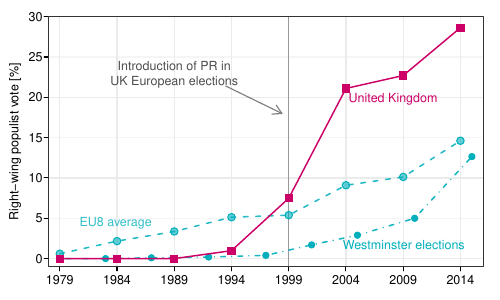

The R source for this figure:

library(readstata13)

source("functionDefs.R")

load("scm_est.Rdata")

dat <- read.dta13("CountryEPData.dta", convert.factors=F)
dat <- subset(dat, subset=dat$ccode %nin% c(5,9,12))
dat <- subset(dat, subset=dat$ep_election!=2019)

x <- seq(1979, 2014, 5)
y1 <- res[[1]]$data.treat$rr_votes
yeu8 <- aggregate(dat$rr_votes, list(dat$ep_election), mean, na.rm=T)$x

wm <- read.csv("westminster.csv")[, c("year", "westminster_vote")]
wm <- wm[wm$year <= 2015, ]


gaps <- res[[1]]$gaps$rr_votes


mtext_adj <- 0.9


pdf(file='IntroPlot.pdf', width = 5, height = 3, pointsize = 10)

par(mar=c(2, 2.9, 1, 1))
plot(x=x, y=y1, axes=F, xlab="", ylab="", type="n",
   ylim=c(-1, 30), yaxs="i", 
   xlim=c(x[1]-1, 2016), xaxs="i")

# abline(v=x, col="gray90", lty=1, lwd=1.1)

for (i in seq(0,30,5)){
   segments(x0=1978, y0=i, x1=2016, y1=i, 
      col="gray96", lty=1, lwd=1.1)
}
for (i in seq(0,30,10)){
   segments(x0=1978, y0=i, x1=2016, y1=i, 
      col="gray92", lty=1, lwd=1.1)
}
for(i in x){
   segments(x0=i, y0=-1, x1=i, y1=30,
      col="gray92", lty=1, lwd=1.1)
}



par(mgp=c(0, 0.25, 0))
axis(1, at=x, labels=x, tcl=-0.25, cex.axis=mtext_adj)
# Westminster elections axis
# axis(3, at = wm$year, cex.axis = 0.7, lwd = 0.8, tcl = -0.2, 
#    col.axis = "#00AFBB", col ="#00AFBB")

par(mgp=c(0, 0.35, 0))
axis(2, las=2, tcl=-0.25, cex.axis=mtext_adj)
mtext("Right-wing populist vote [%]", 2, line=1.6, cex=mtext_adj)


segments(1999, -1, 1999, 30, col="gray60", lwd=1.3)
text(1989, 23, "Introduction of PR in\nUK European elections", col="gray30", cex=0.9)
arrows(x0=1993.5, y0=21.4, x1=1998.4, y1=18, col="gray50", lwd=1.1, length=0.1)

box(lwd = 0.9, col = "gray20")

lines(x=x, y=yeu8, lwd=1.5, col="#00aebbd7", lty = 2)
points(x=x, y=yeu8, cex=1.2, pch=21, col="#00AFBB", bg="#00aebb98")

lines(wm$year, wm$westminster_vote, lwd=1.5, col="#00aebbe6", lty = 4)
points(wm$year, wm$westminster_vote, cex=1, pch=19, col="#00aebbfd")


lines(x=x, y=y1, lwd=1.4, col="#CC0066")
points(x=x, y=y1, cex=1.3, pch=15, col="#CC0066")

text(2003.5, 19.7, "United Kingdom", pos=4, col="#CC0066", cex=0.92)

text(2003, 1.5, "Westminster elections", pos=4, col="#00AFBB", cex=0.92)
text(1980, 4.4, "EU8 average", pos=4, col="#00AFBBCC", cex=0.88)




dev.off()





